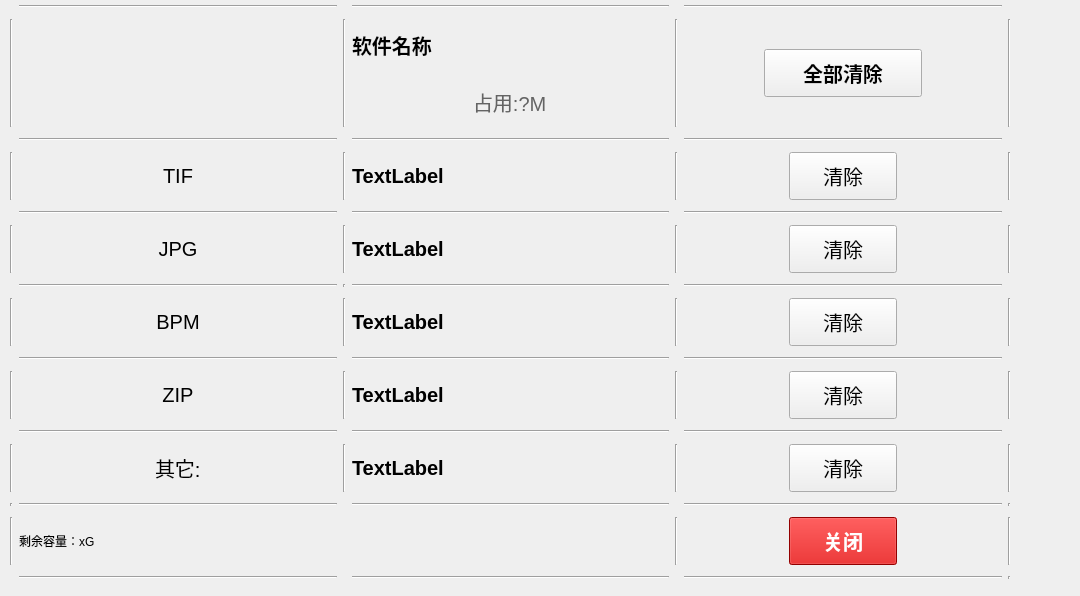
<?xml version="1.0" encoding="UTF-8"?>
<ui version="4.0">
 <class>AppsItemInfo</class>
 <widget class="QWidget" name="AppsItemInfo">
  <property name="geometry">
   <rect>
    <x>0</x>
    <y>0</y>
    <width>1080</width>
    <height>596</height>
   </rect>
  </property>
  <property name="sizePolicy">
   <sizepolicy hsizetype="Expanding" vsizetype="Expanding">
    <horstretch>0</horstretch>
    <verstretch>0</verstretch>
   </sizepolicy>
  </property>
  <property name="windowTitle">
   <string/>
  </property>
  <property name="windowIcon">
   <iconset resource="res.qrc">
    <normaloff>:/icon/KSTMAIN.ico</normaloff>:/icon/KSTMAIN.ico</iconset>
  </property>
  <widget class="QWidget" name="gridLayoutWidget">
   <property name="geometry">
    <rect>
     <x>10</x>
     <y>0</y>
     <width>1001</width>
     <height>591</height>
    </rect>
   </property>
   <layout class="QGridLayout" name="gridLayout" rowstretch="1,0,0,0,0,0,0,0,0,0,0,0,0,0,0">
    <item row="12" column="6">
     <widget class="Line" name="line_20">
      <property name="orientation">
       <enum>Qt::Vertical</enum>
      </property>
     </widget>
    </item>
    <item row="12" column="1">
     <widget class="Line" name="line">
      <property name="orientation">
       <enum>Qt::Horizontal</enum>
      </property>
     </widget>
    </item>
    <item row="2" column="3">
     <widget class="Line" name="line_51">
      <property name="orientation">
       <enum>Qt::Horizontal</enum>
      </property>
     </widget>
    </item>
    <item row="3" column="4">
     <widget class="Line" name="line_41">
      <property name="orientation">
       <enum>Qt::Vertical</enum>
      </property>
     </widget>
    </item>
    <item row="7" column="5" alignment="Qt::AlignHCenter">
     <widget class="QPushButton" name="pushButton_4">
      <property name="styleSheet">
       <string notr="true">QPushButton{
	width:100px;
	height:40px;
	font-size:20px;
}</string>
      </property>
      <property name="text">
       <string>清除</string>
      </property>
     </widget>
    </item>
    <item row="13" column="1">
     <widget class="QLabel" name="label_13">
      <property name="text">
       <string>剩余容量：xG</string>
      </property>
     </widget>
    </item>
    <item row="4" column="3">
     <widget class="Line" name="line_26">
      <property name="orientation">
       <enum>Qt::Horizontal</enum>
      </property>
     </widget>
    </item>
    <item row="5" column="4">
     <widget class="Line" name="line_40">
      <property name="orientation">
       <enum>Qt::Vertical</enum>
      </property>
     </widget>
    </item>
    <item row="5" column="2">
     <widget class="Line" name="line_45">
      <property name="orientation">
       <enum>Qt::Vertical</enum>
      </property>
     </widget>
    </item>
    <item row="11" column="2">
     <widget class="Line" name="line_49">
      <property name="orientation">
       <enum>Qt::Vertical</enum>
      </property>
     </widget>
    </item>
    <item row="9" column="2">
     <widget class="Line" name="line_48">
      <property name="orientation">
       <enum>Qt::Vertical</enum>
      </property>
     </widget>
    </item>
    <item row="5" column="5" alignment="Qt::AlignHCenter">
     <widget class="QPushButton" name="pushButton_3">
      <property name="styleSheet">
       <string notr="true">QPushButton{
	width:100px;
	height:40px;
	font-size:20px;
}</string>
      </property>
      <property name="text">
       <string>清除</string>
      </property>
     </widget>
    </item>
    <item row="5" column="6">
     <widget class="Line" name="line_16">
      <property name="orientation">
       <enum>Qt::Vertical</enum>
      </property>
     </widget>
    </item>
    <item row="3" column="0">
     <widget class="Line" name="line_5">
      <property name="orientation">
       <enum>Qt::Vertical</enum>
      </property>
     </widget>
    </item>
    <item row="1" column="3">
     <layout class="QVBoxLayout" name="verticalLayout">
      <item alignment="Qt::AlignLeft">
       <widget class="QLabel" name="label">
        <property name="font">
         <font>
          <pointsize>-1</pointsize>
          <weight>75</weight>
          <bold>true</bold>
         </font>
        </property>
        <property name="styleSheet">
         <string notr="true">QLabel{
	font-size:20px;
}</string>
        </property>
        <property name="text">
         <string>软件名称</string>
        </property>
       </widget>
      </item>
      <item alignment="Qt::AlignHCenter">
       <widget class="QLabel" name="label_2">
        <property name="styleSheet">
         <string notr="true">QLabel{
font-size:20px;
color:rgb(100,100,100);
}</string>
        </property>
        <property name="text">
         <string>占用:?M</string>
        </property>
       </widget>
      </item>
     </layout>
    </item>
    <item row="4" column="1">
     <widget class="Line" name="line_27">
      <property name="orientation">
       <enum>Qt::Horizontal</enum>
      </property>
     </widget>
    </item>
    <item row="11" column="5" alignment="Qt::AlignHCenter">
     <widget class="QPushButton" name="pushButton_6">
      <property name="styleSheet">
       <string notr="true">QPushButton{
	width:100px;
	height:40px;
	font-size:20px;
}</string>
      </property>
      <property name="text">
       <string>清除</string>
      </property>
     </widget>
    </item>
    <item row="9" column="3">
     <widget class="QLabel" name="label_11">
      <property name="font">
       <font>
        <pointsize>-1</pointsize>
        <weight>75</weight>
        <bold>true</bold>
       </font>
      </property>
      <property name="styleSheet">
       <string notr="true">QLabel{
font-size:20px;
}</string>
      </property>
      <property name="text">
       <string>TextLabel</string>
      </property>
     </widget>
    </item>
    <item row="6" column="3">
     <widget class="Line" name="line_30">
      <property name="orientation">
       <enum>Qt::Horizontal</enum>
      </property>
     </widget>
    </item>
    <item row="2" column="5">
     <widget class="Line" name="line_52">
      <property name="orientation">
       <enum>Qt::Horizontal</enum>
      </property>
     </widget>
    </item>
    <item row="9" column="6">
     <widget class="Line" name="line_18">
      <property name="orientation">
       <enum>Qt::Vertical</enum>
      </property>
     </widget>
    </item>
    <item row="5" column="0">
     <widget class="Line" name="line_6">
      <property name="orientation">
       <enum>Qt::Vertical</enum>
      </property>
     </widget>
    </item>
    <item row="4" column="5">
     <widget class="Line" name="line_28">
      <property name="orientation">
       <enum>Qt::Horizontal</enum>
      </property>
     </widget>
    </item>
    <item row="1" column="1">
     <widget class="QPushButton" name="pushButton">
      <property name="styleSheet">
       <string notr="true">QPushButton{
	height:100px;
	width:100px;
	font-size:20px;
}</string>
      </property>
      <property name="text">
       <string/>
      </property>
      <property name="flat">
       <bool>true</bool>
      </property>
     </widget>
    </item>
    <item row="8" column="5">
     <widget class="Line" name="line_34">
      <property name="orientation">
       <enum>Qt::Horizontal</enum>
      </property>
     </widget>
    </item>
    <item row="6" column="5">
     <widget class="Line" name="line_31">
      <property name="orientation">
       <enum>Qt::Horizontal</enum>
      </property>
     </widget>
    </item>
    <item row="7" column="3" alignment="Qt::AlignLeft">
     <widget class="QLabel" name="label_10">
      <property name="font">
       <font>
        <pointsize>-1</pointsize>
        <weight>75</weight>
        <bold>true</bold>
       </font>
      </property>
      <property name="styleSheet">
       <string notr="true">QLabel{
font-size:20px;
}</string>
      </property>
      <property name="text">
       <string>TextLabel</string>
      </property>
     </widget>
    </item>
    <item row="11" column="1" alignment="Qt::AlignHCenter">
     <widget class="QLabel" name="label_7">
      <property name="styleSheet">
       <string notr="true">QLabel{
font-size:20px;
}</string>
      </property>
      <property name="text">
       <string>其它:</string>
      </property>
     </widget>
    </item>
    <item row="7" column="6">
     <widget class="Line" name="line_17">
      <property name="orientation">
       <enum>Qt::Vertical</enum>
      </property>
     </widget>
    </item>
    <item row="14" column="6">
     <widget class="Line" name="line_25">
      <property name="orientation">
       <enum>Qt::Vertical</enum>
      </property>
     </widget>
    </item>
    <item row="13" column="4">
     <widget class="Line" name="line_36">
      <property name="orientation">
       <enum>Qt::Vertical</enum>
      </property>
     </widget>
    </item>
    <item row="5" column="3" alignment="Qt::AlignLeft">
     <widget class="QLabel" name="label_9">
      <property name="font">
       <font>
        <pointsize>-1</pointsize>
        <weight>75</weight>
        <bold>true</bold>
       </font>
      </property>
      <property name="styleSheet">
       <string notr="true">QLabel{
font-size:20px;
}</string>
      </property>
      <property name="text">
       <string>TextLabel</string>
      </property>
     </widget>
    </item>
    <item row="8" column="3">
     <widget class="Line" name="line_33">
      <property name="orientation">
       <enum>Qt::Horizontal</enum>
      </property>
     </widget>
    </item>
    <item row="11" column="3" alignment="Qt::AlignLeft">
     <widget class="QLabel" name="label_12">
      <property name="font">
       <font>
        <pointsize>-1</pointsize>
        <weight>75</weight>
        <bold>true</bold>
       </font>
      </property>
      <property name="styleSheet">
       <string notr="true">QLabel{
font-size:20px;
}</string>
      </property>
      <property name="text">
       <string>TextLabel</string>
      </property>
     </widget>
    </item>
    <item row="12" column="3">
     <widget class="Line" name="line_2">
      <property name="orientation">
       <enum>Qt::Horizontal</enum>
      </property>
     </widget>
    </item>
    <item row="12" column="5">
     <widget class="Line" name="line_3">
      <property name="orientation">
       <enum>Qt::Horizontal</enum>
      </property>
     </widget>
    </item>
    <item row="13" column="0">
     <widget class="Line" name="line_10">
      <property name="orientation">
       <enum>Qt::Vertical</enum>
      </property>
     </widget>
    </item>
    <item row="7" column="2">
     <widget class="Line" name="line_47">
      <property name="orientation">
       <enum>Qt::Vertical</enum>
      </property>
     </widget>
    </item>
    <item row="12" column="0">
     <widget class="Line" name="line_21">
      <property name="orientation">
       <enum>Qt::Vertical</enum>
      </property>
     </widget>
    </item>
    <item row="0" column="3">
     <widget class="Line" name="line_12">
      <property name="orientation">
       <enum>Qt::Horizontal</enum>
      </property>
     </widget>
    </item>
    <item row="1" column="0">
     <widget class="Line" name="line_4">
      <property name="orientation">
       <enum>Qt::Vertical</enum>
      </property>
     </widget>
    </item>
    <item row="11" column="4">
     <widget class="Line" name="line_37">
      <property name="orientation">
       <enum>Qt::Vertical</enum>
      </property>
     </widget>
    </item>
    <item row="1" column="6">
     <widget class="Line" name="line_14">
      <property name="orientation">
       <enum>Qt::Vertical</enum>
      </property>
     </widget>
    </item>
    <item row="9" column="4">
     <widget class="Line" name="line_38">
      <property name="orientation">
       <enum>Qt::Vertical</enum>
      </property>
     </widget>
    </item>
    <item row="11" column="0">
     <widget class="Line" name="line_8">
      <property name="orientation">
       <enum>Qt::Vertical</enum>
      </property>
     </widget>
    </item>
    <item row="3" column="2">
     <widget class="Line" name="line_44">
      <property name="orientation">
       <enum>Qt::Vertical</enum>
      </property>
     </widget>
    </item>
    <item row="13" column="6">
     <widget class="Line" name="line_35">
      <property name="orientation">
       <enum>Qt::Vertical</enum>
      </property>
     </widget>
    </item>
    <item row="1" column="2">
     <widget class="Line" name="line_43">
      <property name="orientation">
       <enum>Qt::Vertical</enum>
      </property>
     </widget>
    </item>
    <item row="7" column="4">
     <widget class="Line" name="line_39">
      <property name="orientation">
       <enum>Qt::Vertical</enum>
      </property>
     </widget>
    </item>
    <item row="0" column="5">
     <widget class="Line" name="line_13">
      <property name="orientation">
       <enum>Qt::Horizontal</enum>
      </property>
     </widget>
    </item>
    <item row="11" column="6">
     <widget class="Line" name="line_19">
      <property name="orientation">
       <enum>Qt::Vertical</enum>
      </property>
     </widget>
    </item>
    <item row="14" column="5">
     <widget class="Line" name="line_24">
      <property name="orientation">
       <enum>Qt::Horizontal</enum>
      </property>
     </widget>
    </item>
    <item row="3" column="5" alignment="Qt::AlignHCenter">
     <widget class="QPushButton" name="pushButton_2">
      <property name="styleSheet">
       <string notr="true">QPushButton{
	width:100px;
	height:40px;
	font-size:20px;
}</string>
      </property>
      <property name="text">
       <string>清除</string>
      </property>
     </widget>
    </item>
    <item row="3" column="6">
     <widget class="Line" name="line_15">
      <property name="orientation">
       <enum>Qt::Vertical</enum>
      </property>
     </widget>
    </item>
    <item row="14" column="3">
     <widget class="Line" name="line_23">
      <property name="orientation">
       <enum>Qt::Horizontal</enum>
      </property>
     </widget>
    </item>
    <item row="7" column="0">
     <widget class="Line" name="line_7">
      <property name="orientation">
       <enum>Qt::Vertical</enum>
      </property>
     </widget>
    </item>
    <item row="9" column="0">
     <widget class="Line" name="line_9">
      <property name="orientation">
       <enum>Qt::Vertical</enum>
      </property>
     </widget>
    </item>
    <item row="2" column="1">
     <widget class="Line" name="line_50">
      <property name="orientation">
       <enum>Qt::Horizontal</enum>
      </property>
     </widget>
    </item>
    <item row="9" column="5" alignment="Qt::AlignHCenter">
     <widget class="QPushButton" name="pushButton_5">
      <property name="styleSheet">
       <string notr="true">QPushButton{
	width:100px;
	height:40px;
	font-size:20px;
}</string>
      </property>
      <property name="text">
       <string>清除</string>
      </property>
     </widget>
    </item>
    <item row="1" column="4">
     <widget class="Line" name="line_42">
      <property name="orientation">
       <enum>Qt::Vertical</enum>
      </property>
     </widget>
    </item>
    <item row="6" column="2">
     <widget class="Line" name="line_46">
      <property name="orientation">
       <enum>Qt::Vertical</enum>
      </property>
     </widget>
    </item>
    <item row="13" column="5" alignment="Qt::AlignHCenter">
     <widget class="QPushButton" name="pushButton_7">
      <property name="palette">
       <palette>
        <active>
         <colorrole role="WindowText">
          <brush brushstyle="SolidPattern">
           <color alpha="255">
            <red>0</red>
            <green>0</green>
            <blue>0</blue>
           </color>
          </brush>
         </colorrole>
         <colorrole role="Button">
          <brush brushstyle="SolidPattern">
           <color alpha="255">
            <red>204</red>
            <green>0</green>
            <blue>0</blue>
           </color>
          </brush>
         </colorrole>
         <colorrole role="Light">
          <brush brushstyle="SolidPattern">
           <color alpha="255">
            <red>255</red>
            <green>51</green>
            <blue>51</blue>
           </color>
          </brush>
         </colorrole>
         <colorrole role="Midlight">
          <brush brushstyle="SolidPattern">
           <color alpha="255">
            <red>229</red>
            <green>25</green>
            <blue>25</blue>
           </color>
          </brush>
         </colorrole>
         <colorrole role="Dark">
          <brush brushstyle="SolidPattern">
           <color alpha="255">
            <red>102</red>
            <green>0</green>
            <blue>0</blue>
           </color>
          </brush>
         </colorrole>
         <colorrole role="Mid">
          <brush brushstyle="SolidPattern">
           <color alpha="255">
            <red>136</red>
            <green>0</green>
            <blue>0</blue>
           </color>
          </brush>
         </colorrole>
         <colorrole role="Text">
          <brush brushstyle="SolidPattern">
           <color alpha="255">
            <red>0</red>
            <green>0</green>
            <blue>0</blue>
           </color>
          </brush>
         </colorrole>
         <colorrole role="BrightText">
          <brush brushstyle="SolidPattern">
           <color alpha="255">
            <red>255</red>
            <green>255</green>
            <blue>255</blue>
           </color>
          </brush>
         </colorrole>
         <colorrole role="ButtonText">
          <brush brushstyle="SolidPattern">
           <color alpha="255">
            <red>255</red>
            <green>255</green>
            <blue>255</blue>
           </color>
          </brush>
         </colorrole>
         <colorrole role="Base">
          <brush brushstyle="SolidPattern">
           <color alpha="255">
            <red>255</red>
            <green>255</green>
            <blue>255</blue>
           </color>
          </brush>
         </colorrole>
         <colorrole role="Window">
          <brush brushstyle="SolidPattern">
           <color alpha="255">
            <red>204</red>
            <green>0</green>
            <blue>0</blue>
           </color>
          </brush>
         </colorrole>
         <colorrole role="Shadow">
          <brush brushstyle="SolidPattern">
           <color alpha="255">
            <red>0</red>
            <green>0</green>
            <blue>0</blue>
           </color>
          </brush>
         </colorrole>
         <colorrole role="AlternateBase">
          <brush brushstyle="SolidPattern">
           <color alpha="255">
            <red>229</red>
            <green>127</green>
            <blue>127</blue>
           </color>
          </brush>
         </colorrole>
         <colorrole role="ToolTipBase">
          <brush brushstyle="SolidPattern">
           <color alpha="255">
            <red>255</red>
            <green>255</green>
            <blue>220</blue>
           </color>
          </brush>
         </colorrole>
         <colorrole role="ToolTipText">
          <brush brushstyle="SolidPattern">
           <color alpha="255">
            <red>0</red>
            <green>0</green>
            <blue>0</blue>
           </color>
          </brush>
         </colorrole>
         <colorrole role="PlaceholderText">
          <brush brushstyle="SolidPattern">
           <color alpha="128">
            <red>0</red>
            <green>0</green>
            <blue>0</blue>
           </color>
          </brush>
         </colorrole>
        </active>
        <inactive>
         <colorrole role="WindowText">
          <brush brushstyle="SolidPattern">
           <color alpha="255">
            <red>0</red>
            <green>0</green>
            <blue>0</blue>
           </color>
          </brush>
         </colorrole>
         <colorrole role="Button">
          <brush brushstyle="SolidPattern">
           <color alpha="255">
            <red>204</red>
            <green>0</green>
            <blue>0</blue>
           </color>
          </brush>
         </colorrole>
         <colorrole role="Light">
          <brush brushstyle="SolidPattern">
           <color alpha="255">
            <red>255</red>
            <green>51</green>
            <blue>51</blue>
           </color>
          </brush>
         </colorrole>
         <colorrole role="Midlight">
          <brush brushstyle="SolidPattern">
           <color alpha="255">
            <red>229</red>
            <green>25</green>
            <blue>25</blue>
           </color>
          </brush>
         </colorrole>
         <colorrole role="Dark">
          <brush brushstyle="SolidPattern">
           <color alpha="255">
            <red>102</red>
            <green>0</green>
            <blue>0</blue>
           </color>
          </brush>
         </colorrole>
         <colorrole role="Mid">
          <brush brushstyle="SolidPattern">
           <color alpha="255">
            <red>136</red>
            <green>0</green>
            <blue>0</blue>
           </color>
          </brush>
         </colorrole>
         <colorrole role="Text">
          <brush brushstyle="SolidPattern">
           <color alpha="255">
            <red>0</red>
            <green>0</green>
            <blue>0</blue>
           </color>
          </brush>
         </colorrole>
         <colorrole role="BrightText">
          <brush brushstyle="SolidPattern">
           <color alpha="255">
            <red>255</red>
            <green>255</green>
            <blue>255</blue>
           </color>
          </brush>
         </colorrole>
         <colorrole role="ButtonText">
          <brush brushstyle="SolidPattern">
           <color alpha="255">
            <red>255</red>
            <green>255</green>
            <blue>255</blue>
           </color>
          </brush>
         </colorrole>
         <colorrole role="Base">
          <brush brushstyle="SolidPattern">
           <color alpha="255">
            <red>255</red>
            <green>255</green>
            <blue>255</blue>
           </color>
          </brush>
         </colorrole>
         <colorrole role="Window">
          <brush brushstyle="SolidPattern">
           <color alpha="255">
            <red>204</red>
            <green>0</green>
            <blue>0</blue>
           </color>
          </brush>
         </colorrole>
         <colorrole role="Shadow">
          <brush brushstyle="SolidPattern">
           <color alpha="255">
            <red>0</red>
            <green>0</green>
            <blue>0</blue>
           </color>
          </brush>
         </colorrole>
         <colorrole role="AlternateBase">
          <brush brushstyle="SolidPattern">
           <color alpha="255">
            <red>229</red>
            <green>127</green>
            <blue>127</blue>
           </color>
          </brush>
         </colorrole>
         <colorrole role="ToolTipBase">
          <brush brushstyle="SolidPattern">
           <color alpha="255">
            <red>255</red>
            <green>255</green>
            <blue>220</blue>
           </color>
          </brush>
         </colorrole>
         <colorrole role="ToolTipText">
          <brush brushstyle="SolidPattern">
           <color alpha="255">
            <red>0</red>
            <green>0</green>
            <blue>0</blue>
           </color>
          </brush>
         </colorrole>
         <colorrole role="PlaceholderText">
          <brush brushstyle="SolidPattern">
           <color alpha="128">
            <red>0</red>
            <green>0</green>
            <blue>0</blue>
           </color>
          </brush>
         </colorrole>
        </inactive>
        <disabled>
         <colorrole role="WindowText">
          <brush brushstyle="SolidPattern">
           <color alpha="255">
            <red>102</red>
            <green>0</green>
            <blue>0</blue>
           </color>
          </brush>
         </colorrole>
         <colorrole role="Button">
          <brush brushstyle="SolidPattern">
           <color alpha="255">
            <red>204</red>
            <green>0</green>
            <blue>0</blue>
           </color>
          </brush>
         </colorrole>
         <colorrole role="Light">
          <brush brushstyle="SolidPattern">
           <color alpha="255">
            <red>255</red>
            <green>51</green>
            <blue>51</blue>
           </color>
          </brush>
         </colorrole>
         <colorrole role="Midlight">
          <brush brushstyle="SolidPattern">
           <color alpha="255">
            <red>229</red>
            <green>25</green>
            <blue>25</blue>
           </color>
          </brush>
         </colorrole>
         <colorrole role="Dark">
          <brush brushstyle="SolidPattern">
           <color alpha="255">
            <red>102</red>
            <green>0</green>
            <blue>0</blue>
           </color>
          </brush>
         </colorrole>
         <colorrole role="Mid">
          <brush brushstyle="SolidPattern">
           <color alpha="255">
            <red>136</red>
            <green>0</green>
            <blue>0</blue>
           </color>
          </brush>
         </colorrole>
         <colorrole role="Text">
          <brush brushstyle="SolidPattern">
           <color alpha="255">
            <red>102</red>
            <green>0</green>
            <blue>0</blue>
           </color>
          </brush>
         </colorrole>
         <colorrole role="BrightText">
          <brush brushstyle="SolidPattern">
           <color alpha="255">
            <red>255</red>
            <green>255</green>
            <blue>255</blue>
           </color>
          </brush>
         </colorrole>
         <colorrole role="ButtonText">
          <brush brushstyle="SolidPattern">
           <color alpha="255">
            <red>102</red>
            <green>0</green>
            <blue>0</blue>
           </color>
          </brush>
         </colorrole>
         <colorrole role="Base">
          <brush brushstyle="SolidPattern">
           <color alpha="255">
            <red>204</red>
            <green>0</green>
            <blue>0</blue>
           </color>
          </brush>
         </colorrole>
         <colorrole role="Window">
          <brush brushstyle="SolidPattern">
           <color alpha="255">
            <red>204</red>
            <green>0</green>
            <blue>0</blue>
           </color>
          </brush>
         </colorrole>
         <colorrole role="Shadow">
          <brush brushstyle="SolidPattern">
           <color alpha="255">
            <red>0</red>
            <green>0</green>
            <blue>0</blue>
           </color>
          </brush>
         </colorrole>
         <colorrole role="AlternateBase">
          <brush brushstyle="SolidPattern">
           <color alpha="255">
            <red>204</red>
            <green>0</green>
            <blue>0</blue>
           </color>
          </brush>
         </colorrole>
         <colorrole role="ToolTipBase">
          <brush brushstyle="SolidPattern">
           <color alpha="255">
            <red>255</red>
            <green>255</green>
            <blue>220</blue>
           </color>
          </brush>
         </colorrole>
         <colorrole role="ToolTipText">
          <brush brushstyle="SolidPattern">
           <color alpha="255">
            <red>0</red>
            <green>0</green>
            <blue>0</blue>
           </color>
          </brush>
         </colorrole>
         <colorrole role="PlaceholderText">
          <brush brushstyle="SolidPattern">
           <color alpha="128">
            <red>0</red>
            <green>0</green>
            <blue>0</blue>
           </color>
          </brush>
         </colorrole>
        </disabled>
       </palette>
      </property>
      <property name="font">
       <font>
        <pointsize>-1</pointsize>
        <weight>75</weight>
        <bold>true</bold>
       </font>
      </property>
      <property name="styleSheet">
       <string notr="true">QPushButton{
	width:100px;
	height:40px;
	font-size:20px;
}</string>
      </property>
      <property name="text">
       <string>关闭</string>
      </property>
     </widget>
    </item>
    <item row="6" column="1">
     <widget class="Line" name="line_29">
      <property name="orientation">
       <enum>Qt::Horizontal</enum>
      </property>
     </widget>
    </item>
    <item row="3" column="3" alignment="Qt::AlignLeft">
     <widget class="QLabel" name="label_8">
      <property name="font">
       <font>
        <pointsize>-1</pointsize>
        <weight>75</weight>
        <bold>true</bold>
       </font>
      </property>
      <property name="styleSheet">
       <string notr="true">QLabel{
font-size:20px;
}</string>
      </property>
      <property name="text">
       <string>TextLabel</string>
      </property>
     </widget>
    </item>
    <item row="8" column="1">
     <widget class="Line" name="line_32">
      <property name="orientation">
       <enum>Qt::Horizontal</enum>
      </property>
     </widget>
    </item>
    <item row="14" column="1">
     <widget class="Line" name="line_22">
      <property name="orientation">
       <enum>Qt::Horizontal</enum>
      </property>
     </widget>
    </item>
    <item row="1" column="5" alignment="Qt::AlignHCenter">
     <widget class="QPushButton" name="pushButton_8">
      <property name="font">
       <font>
        <pointsize>-1</pointsize>
        <weight>75</weight>
        <bold>true</bold>
       </font>
      </property>
      <property name="styleSheet">
       <string notr="true">QPushButton{
	width:150px;
	height:40px;
	font-size:20px;
}</string>
      </property>
      <property name="text">
       <string>全部清除</string>
      </property>
     </widget>
    </item>
    <item row="0" column="1">
     <widget class="Line" name="line_11">
      <property name="orientation">
       <enum>Qt::Horizontal</enum>
      </property>
     </widget>
    </item>
    <item row="10" column="1">
     <widget class="Line" name="line_53">
      <property name="orientation">
       <enum>Qt::Horizontal</enum>
      </property>
     </widget>
    </item>
    <item row="10" column="3">
     <widget class="Line" name="line_54">
      <property name="orientation">
       <enum>Qt::Horizontal</enum>
      </property>
     </widget>
    </item>
    <item row="10" column="5">
     <widget class="Line" name="line_55">
      <property name="orientation">
       <enum>Qt::Horizontal</enum>
      </property>
     </widget>
    </item>
    <item row="3" column="1" alignment="Qt::AlignHCenter">
     <widget class="QPushButton" name="pushButton_9">
      <property name="styleSheet">
       <string notr="true">QPushButton{
font-size:20px;
}</string>
      </property>
      <property name="text">
       <string>TIF</string>
      </property>
      <property name="flat">
       <bool>true</bool>
      </property>
     </widget>
    </item>
    <item row="5" column="1" alignment="Qt::AlignHCenter">
     <widget class="QPushButton" name="pushButton_10">
      <property name="styleSheet">
       <string notr="true">QPushButton{
font-size:20px;
}</string>
      </property>
      <property name="text">
       <string>JPG</string>
      </property>
      <property name="flat">
       <bool>true</bool>
      </property>
     </widget>
    </item>
    <item row="7" column="1" alignment="Qt::AlignHCenter">
     <widget class="QPushButton" name="pushButton_11">
      <property name="styleSheet">
       <string notr="true">QPushButton{
font-size:20px;
}</string>
      </property>
      <property name="text">
       <string>BPM</string>
      </property>
      <property name="flat">
       <bool>true</bool>
      </property>
     </widget>
    </item>
    <item row="9" column="1" alignment="Qt::AlignHCenter">
     <widget class="QPushButton" name="pushButton_12">
      <property name="styleSheet">
       <string notr="true">QPushButton{
font-size:20px;
}</string>
      </property>
      <property name="text">
       <string>ZIP</string>
      </property>
      <property name="flat">
       <bool>true</bool>
      </property>
     </widget>
    </item>
   </layout>
  </widget>
 </widget>
 <resources>
  <include location="res.qrc"/>
 </resources>
 <connections/>
</ui>
